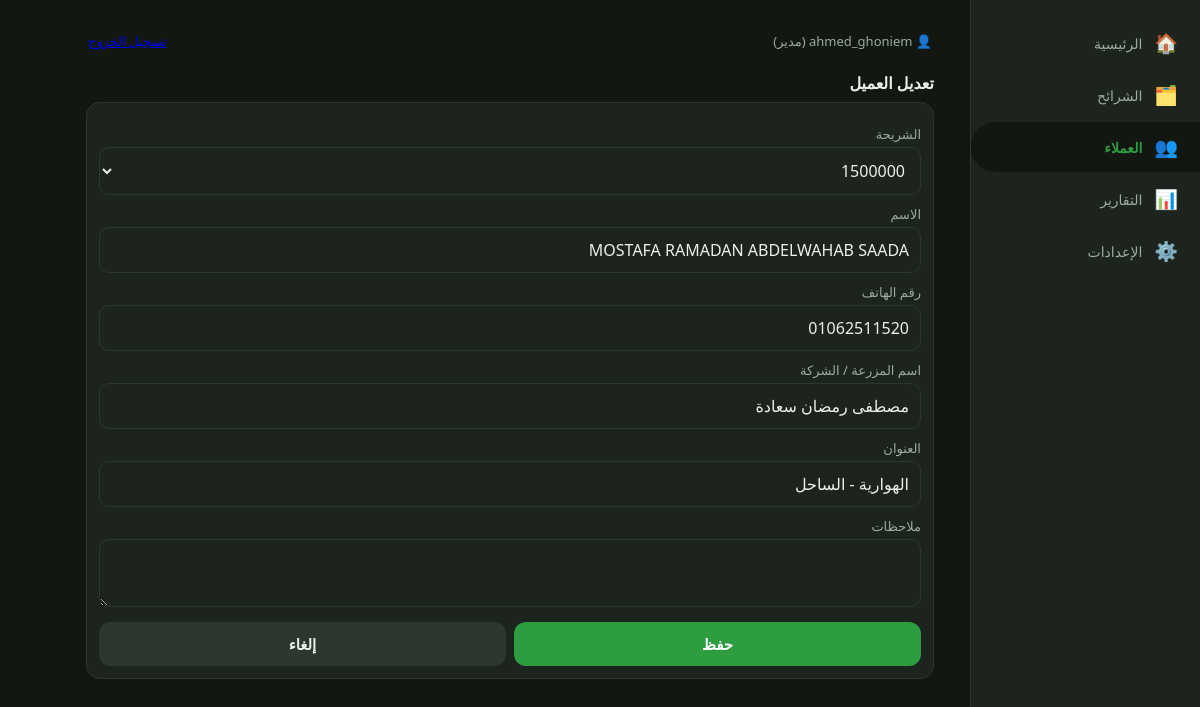
The page /customers/1/edit/ (signed in) on the database its author committed.
### feed/models.py (models this page shows, shortened)
class Customer(models.Model):
    region = models.ForeignKey(Region, on_delete=models.CASCADE, related_name="customers", verbose_name="الشريحة")
    name = models.CharField("الاسم", max_length=150)
    phone = models.CharField("رقم الهاتف", max_length=30, blank=True)
    farm_name = models.CharField("اسم المزرعة / الشركة", max_length=150, blank=True)
    address = models.CharField("العنوان", max_length=250, blank=True)
    notes = models.TextField("ملاحظات", blank=True)
    created_at = models.DateTimeField(auto_now_add=True)
    updated_at = models.DateTimeField(auto_now=True)
    objects = CustomerQuerySet.as_manager()
    class Meta:
        ordering = ["name"]
        indexes = [models.Index(fields=["region", "name"])]

### feed/views.py (the view)
# urls.py: path("customers/<int:pk>/edit/", v.customer_form, name="customer_edit"),
@login_required
@can_edit
def customer_form(request, pk=None):
    obj = get_object_or_404(Customer, pk=pk) if pk else None
    if not obj and not Region.objects.exists():
        messages.error(request, "أضف شريحة أولًا")
        return redirect("region_new")
    initial = {"region": request.GET.get("r")} if request.GET.get("r") else None
    nxt = reverse("customer_detail", args=[pk]) if pk else reverse("customers")
    return _form(request, CustomerForm, "تعديل العميل" if obj else "عميل جديد", nxt, instance=obj, initial=initial)

### feed/forms.py
class CustomerForm(forms.ModelForm):
    class Meta:
        model = Customer
        fields = ["region", "name", "phone", "farm_name", "address", "notes"]
        widgets = {"notes": forms.Textarea(attrs={"rows": 2}), "phone": forms.TextInput(attrs={"inputmode": "tel"})}

### feed/context.py (called while the page is built)
def branding(request):
    role = get_role(request.user) if request.user.is_authenticated else None
    return {
        "app": AppSettings.get(),
        "APP_NAME_AR": settings.APP_NAME_AR,
        "APP_NAME_EN": settings.APP_NAME_EN,
        "CONTACT_NAME": settings.CONTACT_NAME,
        "CONTACT_PHONE": settings.CONTACT_PHONE,
        "role": role,
        "can_edit": role in ("edit", "admin"),
        "can_admin": role == "admin",
    }

### feed/models.py (called while the page is built)
def get_role(user):
    if not user.is_authenticated:
        return None
    if user.is_superuser:
        return Profile.ROLE_ADMIN
    profile, _ = Profile.objects.get_or_create(user=user, defaults={"role": Profile.ROLE_VIEW})
    return profile.role

    def __str__(self):
        return self.name

    @classmethod
    def get(cls):
        obj = cache.get(APP_SETTINGS_CACHE_KEY)
        if obj is None:
            obj = cls.objects.get_or_create(pk=1)[0]
            cache.set(APP_SETTINGS_CACHE_KEY, obj, 300)
        return obj

### feed/permissions.py (called while the page is built)
def _require_role(allowed):
    def decorator(view_func):
        @wraps(view_func)
        def wrapped(request, *args, **kwargs):
            if get_role(request.user) not in allowed:
                raise PermissionDenied("صلاحيتك الحالية لا تسمح بهذا الإجراء")
            return view_func(request, *args, **kwargs)
        return wrapped
    return decorator

### feed/views.py (called while the page is built, shortened)
def _form(request, form_class, title, next_url, instance=None, initial=None, on_save=None):
    form = form_class(request.POST or None, instance=instance, initial=initial)
    return render(request, "feed/form.html", {"form": form, "title": title, "cancel": next_url})

### feed/templates/feed/form.html
{% extends "feed/base.html" %}
{% block content %}<h2>{{ title }}</h2>
<form method="post" class="card">{% csrf_token %}{{ form.non_field_errors }}
{% for f in form %}<label for="{{ f.id_for_label }}">{{ f.label }}</label>{{ f }}{% for e in f.errors %}<div class="err">{{ e }}</div>{% endfor %}{% endfor %}
<div class="row"><button class="btn" type="submit">حفظ</button><a class="btn sec" href="{{ cancel }}">إلغاء</a></div></form>{% endblock %}

### feed/templates/feed/base.html (shortened to what this page needs)
{% load static %}<!DOCTYPE html>
<html lang="ar" dir="rtl"><head><meta charset="utf-8">
<link rel="stylesheet" href="{% static 'feed/style.css' %}"></head>
<body class="{% if app.dark_mode %}dark{% endif %}">
{% with n=request.resolver_match.url_name %}
<main id="app">
<div class="topbar"><span>👤 {{ request.user.username }}{% if role == "admin" %} (مدير){% elif role == "edit" %} (تعديل){% elif role == "view" %} (مشاهدة){% endif %}</span><a href="{% url 'logout' %}">تسجيل الخروج</a></div>
{% block content %}{% endblock %}
</main>
<nav>
<a href="{% url 'dashboard' %}" class="{% if n == 'dashboard' %}on{% endif %}"><i>🏠</i>الرئيسية</a>
<a href="{% url 'regions' %}" class="{% if 'region' in n %}on{% endif %}"><i>🗂️</i>الشرائح</a>
<a href="{% url 'customers' %}" class="{% if 'customer' in n or 'tx' in n %}on{% endif %}"><i>👥</i>العملاء</a>
<a href="{% url 'report' %}" class="{% if n == 'report' %}on{% endif %}"><i>📊</i>التقارير</a>
{% if can_admin %}<a href="{% url 'settings' %}" class="{% if n == 'settings' or n == 'users' or n == 'user_new' or n == 'user_edit' %}on{% endif %}"><i>⚙️</i>الإعدادات</a>{% endif %}
</nav>{% endwith %}
</body></html>

### feed/static/feed/style.css (style rules this page uses)
:root { --bg:#f3f6f2;--cd:#fff;--tx:#1c2a1e;--mu:#65756a;--bd:#dfe6de;--g:#2e9d3f;--o:#f26b21;--ok:#2e9d3f;--wa:#d9a400;--du:#d93025;--la:#444 }
body.dark { --bg:#121712;--cd:#1c241d;--tx:#eaf1ea;--mu:#9bab9f;--bd:#2c372d;--la:#8a8a8a }
* { box-sizing:border-box }
body { margin:0;background:var(--bg);color:var(--tx);font-family:system-ui,"Segoe UI",Tahoma,Arial,sans-serif;padding-bottom:80px }
#app { max-width:680px;margin:auto;padding:12px }
h2 { font-size:16px;margin:18px 0 8px }
.cd,.card { background:var(--cd);border:1px solid var(--bd);border-radius:14px;padding:12px;margin:8px 0 }
.row { display:flex;gap:8px;margin-top:10px;flex-wrap:wrap }
.btn { flex:1;min-width:90px;border:0;border-radius:12px;padding:12px;font-size:15px;font-weight:700;background:var(--g);color:#fff;cursor:pointer;text-align:center;text-decoration:none;display:block;font-family:inherit }
.btn.sec { background:var(--bd);color:var(--tx) }
input,select,textarea { width:100%;padding:11px;border-radius:10px;border:1px solid var(--bd);background:var(--cd);color:var(--tx);font-size:16px;font-family:inherit }
label { display:block;margin:10px 0 4px;font-size:13px;color:var(--mu) }
nav { position:fixed;bottom:0;inset-inline:0;background:var(--cd);border-top:1px solid var(--bd);display:flex;z-index:5 }
nav a { flex:1;text-align:center;padding:10px 2px;font-size:12px;color:var(--mu);text-decoration:none }
nav a i { display:block;font-style:normal;font-size:20px }
nav a.on { color:var(--g);font-weight:700 }
.topbar { display:flex;justify-content:space-between;align-items:center;font-size:13px;color:var(--mu);padding:4px 2px }
@media (min-width:880px) { body { padding-bottom:0 } }
@media (min-width:880px) { nav { position:fixed;inset-inline-start:0;top:0;bottom:0;inset-inline-end:auto;width:230px;flex-direction:column; border-top:0;border-inline-end:1px solid var(--bd);align-items:stretch;justify-content:flex-start;padding-top:18px;gap:2px } }
@media (min-width:880px) { nav a { flex:none;display:flex;align-items:center;gap:12px;text-align:start;padding:12px 22px;font-size:14px;border-radius:24px 0 0 24px } }
@media (min-width:880px) { nav a.on { background:var(--bg) } }
@media (min-width:880px) { nav a i { font-size:19px } }
@media (min-width:880px) { #app { max-width:920px;margin-inline-start:230px;margin-inline-end:auto;padding:28px 36px } }

### rows shown on the page
Customer: form "1500000" "MOSTAFA RAMADAN ABDELWAHAB SAADA" "01062511520" "مصطفى رمضان سعادة" "الهوارية - الساحل"

### other values the page prints
{{ request.user.username }} "ahmed_ghoniem"
{{ title }} "تعديل العميل"
{{ f.label }} "الشريحة" "الاسم" "رقم الهاتف" "اسم المزرعة / الشركة" "العنوان" "ملاحظات"
